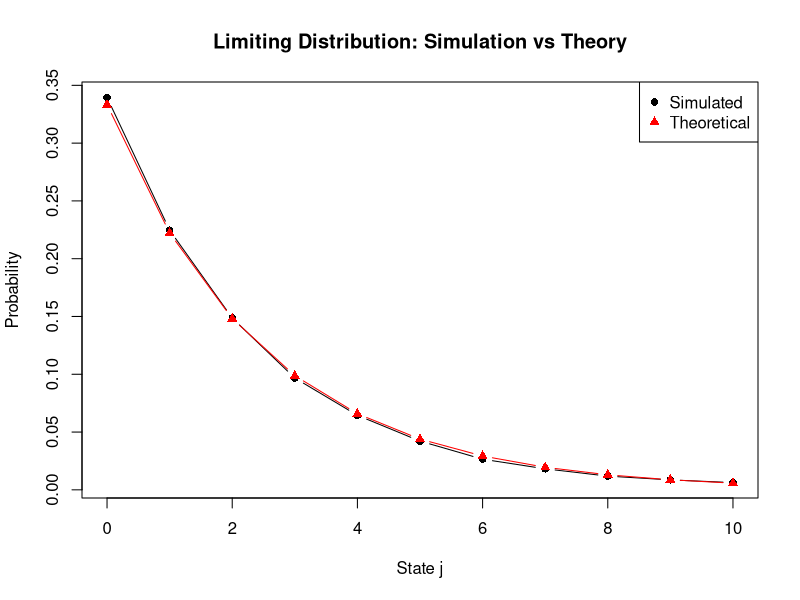

Reproduce this figure in R.
# -------------------------------
# M/M/1 Queue Simulation
# Limiting Probabilities Verification
# -------------------------------

# -------------------------------
# 1. Simulation (CTMC approach)
# -------------------------------
simulate_mm1_states <- function(lambda, mu, max_events = 100000){
  
  t <- 0
  n <- 0  # current state
  
  times <- numeric(max_events)
  states <- numeric(max_events)
  
  for(i in 1:max_events){
    
    # Total rate depends on state
    rate <- if(n == 0) lambda else (lambda + mu)
    
    # Time to next event
    dt <- rexp(1, rate)
    t <- t + dt
    
    # Record state BEFORE jump
    times[i] <- t
    states[i] <- n
    
    # Determine event type
    if(n == 0){
      n <- n + 1
    } else {
      if(runif(1) < lambda / (lambda + mu)){
        n <- n + 1   # arrival
      } else {
        n <- n - 1   # departure
      }
    }
  }
  
  return(list(times = times, states = states))
}

# -------------------------------
# 2. Estimate limiting probabilities
# -------------------------------
estimate_pj <- function(times, states, max_state = 10){
  
  durations <- diff(c(0, times))
  total_time <- sum(durations)
  
  p_hat <- numeric(max_state + 1)
  
  for(j in 0:max_state){
    p_hat[j+1] <- sum(durations[states == j]) / total_time
  }
  
  return(p_hat)
}

# -------------------------------
#  Theoretical probabilities
# -------------------------------
theoretical_pj <- function(lambda, mu, max_state = 10){
  rho <- lambda / mu
  p <- sapply(0:max_state, function(j) (1 - rho) * rho^j)
  return(p)
}

# -------------------------------
#  Run Simulation
# -------------------------------
set.seed(42)

lambda <- 2
mu <- 3
max_state <- 10

sim <- simulate_mm1_states(lambda, mu, max_events = 100000)

p_hat <- estimate_pj(sim$times, sim$states, max_state)
p_true <- theoretical_pj(lambda, mu, max_state)

# -------------------------------
#  Compare Results
# -------------------------------
results <- data.frame(
  j = 0:max_state,
  simulated = round(p_hat, 4),
  theoretical = round(p_true, 4)
)

print(results)

# -------------------------------
#  Plot
# -------------------------------
plot(0:max_state, p_hat, type="b", pch=16,
     xlab="State j", ylab="Probability",
     main="Limiting Distribution: Simulation vs Theory")

lines(0:max_state, p_true, type="b", col="red", pch=17)

legend("topright",
       legend=c("Simulated", "Theoretical"),
       col=c("black", "red"),
       pch=c(16,17))


# -------------------------------
#  Error Check 
# -------------------------------
cat("\nMax absolute error:",
    max(abs(p_hat - p_true)), "\n")

# -------------------------------
# 3. Estimate E[N]
# -------------------------------
estimate_EN <- function(times, states){
  
  durations <- diff(c(0, times))
  total_time <- sum(durations)
  
  EN_hat <- sum(states * durations) / total_time
  
  return(EN_hat)
}

# -------------------------------
# Theoretical value
# -------------------------------
theoretical_EN <- function(lambda, mu){
  return(lambda / (mu - lambda))
}

# -------------------------------
# Run simulation
# -------------------------------
set.seed(42)

lambda <- 2
mu <- 3

sim <- simulate_mm1_states(lambda, mu, max_events = 100000)

EN_sim <- estimate_EN(sim$times, sim$states)
EN_theory <- theoretical_EN(lambda, mu)

# -------------------------------
# Output
# -------------------------------
cat("Simulated E[N]:", EN_sim, "\n")
cat("Theoretical E[N]:", EN_theory, "\n")
cat("Absolute Error:", abs(EN_sim - EN_theory), "\n")
